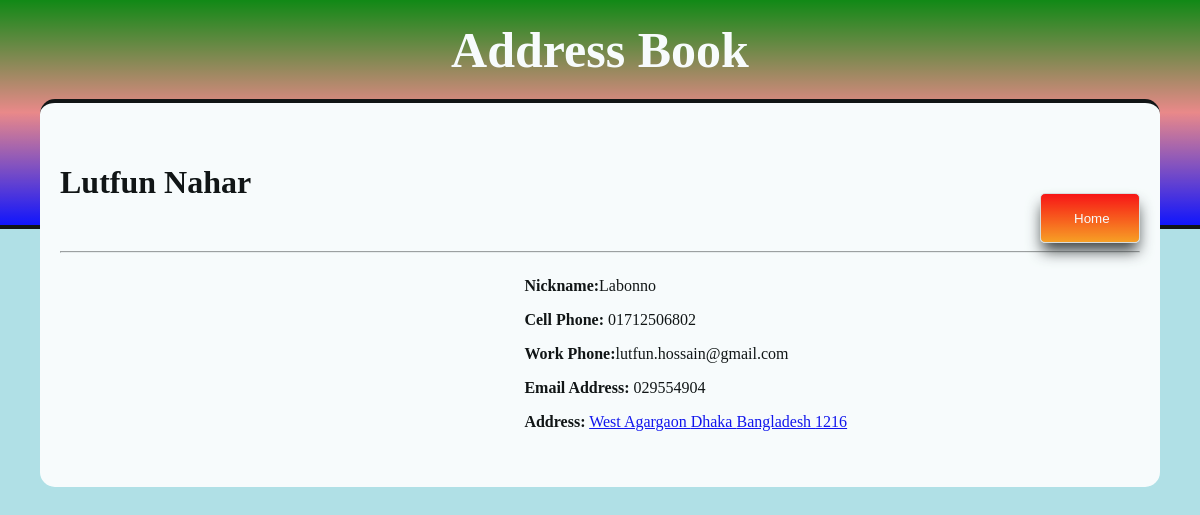
The app's page /contact.php?id=38 (signed in) with its own data.
### tables this page shows
CREATE TABLE `contacts` (
  `contact_id` int(11) NOT NULL,
  `user_id` int(11) NOT NULL,
  `contact_fname` varchar(100) NOT NULL,
  `contact_lname` varchar(100) NOT NULL,
  `contact_nickname` varchar(100) NOT NULL,
  `contact_cphone` varchar(50) NOT NULL,
  `contact_wphone` varchar(50) NOT NULL,
  `contact_email` varchar(50) NOT NULL,
  `contact_address` varchar(100) NOT NULL,
  `contact_city` varchar(50) NOT NULL,
  `contact_state` varchar(50) NOT NULL,
  `contact_zipcode` varchar(50) NOT NULL,
  `contact_profile` varchar(255) NOT NULL,
  `contact_notes` longblob NOT NULL,
  `contact_status` enum('0','1') NOT NULL DEFAULT '1'
);

### contact.php (the view, shortened to what this page needs)
<?php
require_once"connection.php";
 if(isset($_GET['id']))
 {
 	$contacts = array( );
 	$id = $_GET['id'];
   $contact = "select * from contacts where contact_id= '$id'" ;
   $sql_contact = $conn-> query($contact);
while ($row = mysqli_fetch_assoc($sql_contact)) {
       $contacts[] = $row;
}
	foreach ($contacts as $person );
 }
?>
<!DOCTYPE html>
<html>
<head>
	<?php include"includes/head.inc"; ?>
</head>
<body>
	<div class="wrapper">
		<?php include"includes/header.inc"; ?>
		<div class="content">
		 		<div class="floatl"><h1><?php echo $person['contact_fname'] . " " . $person['contact_lname'] ?></h1></div>
				<a class="floatr" href="index.php"><input class="cancel_contact_button" type="button" value=" Home"></a>
				<hr>
				<div class="contact">
					<div class="contact_info">
						<p><b>Nickname:</b><?php echo $person['contact_nickname'] ?> </p>
						<p><b>Cell Phone:</b> <?php echo $person['contact_cphone'] ?> </p>
				        <p><b>Work Phone:</b><?php echo $person['contact_wphone'] ?> </p>
				        <p><b>Email Address:</b> <?php echo $person['contact_email'] ?> </p>
						<p><b>Address:</b> <a href="http://maps.google.com/?q= <?php echo $person['contact_address'] ." " . $person['contact_city'] . " " .  $person['contact_state'] . " " . $person['contact_zipcode'] ?>"  target="_blank" > <?php echo $person['contact_address'] ." " . $person['contact_city'] . " " .  $person['contact_state'] . " " . $person['contact_zipcode'] ?> </a></p>
					</div>
				</div>
			</div>
		</div>
</body>
</html>

### css/styles.css (style rules this page uses)
body { font-family:"Times New Roman", Times, serif; padding:0; margin:0; background-color:powderblue; opacity: 0.9; }
.floatl { float:left; }
.floatr { float:right; }
.wrapper { width:100%; }
.content { width:90%; margin:-130px auto 0 auto; background-color:#ffffff; border-top:4px solid black; padding:40px 20px; border-radius: 15px; }
.contact { width:100%; }
.contact_info { width:57%; float:right; margin-left:3%; }
.cancel_contact_button { width: 100px; height: 50px; background-color:#2bb424; color:#ffffff; border:none; margin-top:50px; border-radius: 5px; box-sizing: border-box; box-shadow: 0px 10px 15px -2px #333; background: linear-gradient(red,#f91); border: 1px solid #ddd; color: white; }

### records on screen
contacts: contact_fname "Lutfun", contact_lname "Nahar", contact_nickname "Labonno", contact_cphone "01712506802", contact_wphone "lutfun.hossain@gmail.com", contact_email "029554904", contact_address "West Agargaon", contact_city "Dhaka", contact_state "Bangladesh", contact_zipcode "1216"
